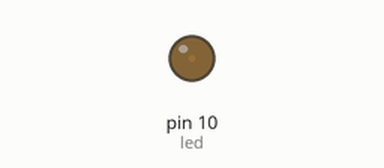
Bench run of a sketch on a simulated Arduino Uno, built with avr-gcc and run on an emulated ATmega328P. Parts: output pins drawn as LEDs (lit = HIGH).

Above: at 0.05 s.
At 0.95 s:
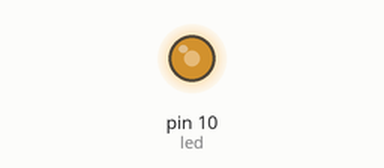
At 1.4 s:
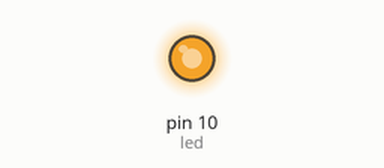
At 2.75 s:
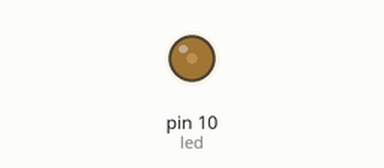
Timing chart, 0 to 7.0 s (numbered marks = the images above):
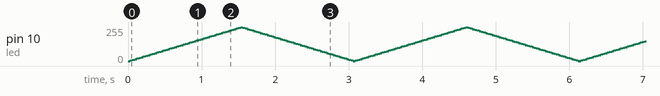

The sketch:

pwm_led.ino
```cpp
int led = 10;           // the pin that the LED is attached to
int brightness = 0;    // how bright the LED is
int fadeAmount = 5;    // how many points to fade the LED by

// the setup routine runs once when you press reset:
void setup() {
  // declare pin 9 to be an output:
  pinMode(led, OUTPUT);
}

// the loop routine runs over and over again forever:
void loop() {
  // set the brightness of pin 9:
  analogWrite(led, brightness);

  // change the brightness for next time through the loop:
  brightness = brightness + fadeAmount;

  // reverse the direction of the fading at the ends of the fade:
  if (brightness == 0 || brightness == 255) {
    fadeAmount = -fadeAmount ;
  }
  // wait for 30 milliseconds to see the dimming effect
  delay(30);
}
```
